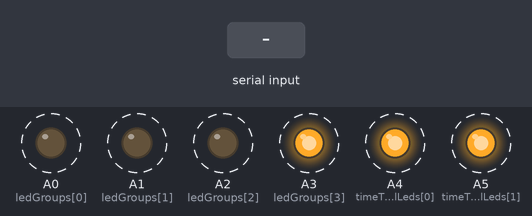
Bench run of a sketch on a simulated Arduino Uno, built with avr-gcc and run on an emulated ATmega328P. On the bench: output pins drawn as LEDs (lit = HIGH). Dashed ring = blinking. Inputs (shaded band) come from the test bench. Storage starts empty; what the sketch prints to the serial monitor is not drawn.

Above: at 7.1 s.
7.2 s: "o" received over Serial
At 7.9 s:
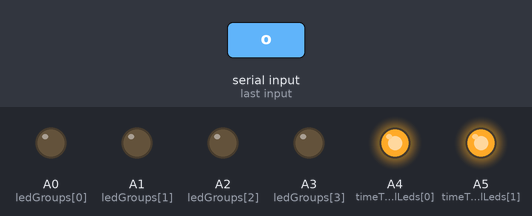
8.7 s: "o" received over Serial
At 8.78 s:
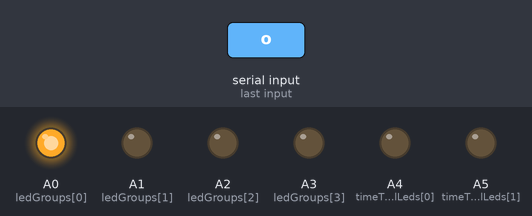
At 21.9 s:
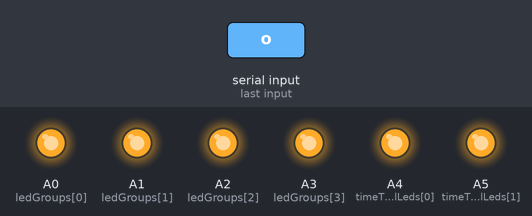
Timing chart, 0 to 32.6 s (numbered marks = the images above; inputs shaded):
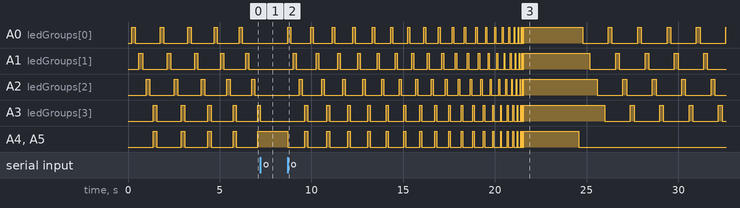

The sketch:

flux_capacitor.ino
```cpp
//#include <TMRpcm.h>
#include <SD.h>
#include <SPI.h>

/*
  Flux Capacitor
  Lights up LEDs in a sequence to look like the flux capacitor.

  Started October 16, 2015
  by Thaddeus Bort, Jr
 */

// sd card pinout
// CS 10
// MOSI 11
// MISO 12
// SCK 13
#define SD_CHIP_SELECT_PIN 10

//TMRpcm audio; // an object for playing sounds

#define DEFAULT_INTERVAL 200
long interval = DEFAULT_INTERVAL;
const byte ledGroups[4] = { A0, A1, A2, A3 };
const byte timeTravelLeds[2] = { A4, A5 };

bool ledEnabled = true;
unsigned long previousMillis = 0;        // will store last time LED was updated
byte currentLedGroup = 0;
bool currentState = false;

unsigned long previousTimeTravelMillis = 0;
byte timeTravelMode = 1;

void setup() {
  Serial.begin(9600);
  for(byte i=0; i<sizeof(ledGroups); i++) {
    pinMode(ledGroups[i], OUTPUT);
  }
  for(byte i=0; i<sizeof(timeTravelLeds); i++) {
    pinMode(timeTravelLeds[i], OUTPUT);
  }

  // initialize
//  audio.speakerPin = 9;

  // setup SD-card
  Serial.print("Initializing SD card...");
  if (!SD.begin(SD_CHIP_SELECT_PIN)) {
    Serial.println(" failed!");
  } else {
    Serial.println(" done.");

//    audio.volume(1);
//    audio.play("twinkle.wav");
    //char info[32];
    //audio.listInfo("song.wav",info,0);
    //Serial.print(info);Serial.println(":");
    Serial.println("playing...");
  }
}

void loop() {
  unsigned long currentMillis = millis();

  if(Serial.available() > 0 && Serial.read() == 'o') {
    ledEnabled = !ledEnabled;
    if(!ledEnabled)
      turnAllLedsOff();
  }

  if(!timeTravelMode && (currentMillis-previousTimeTravelMillis >= 300000)) {
    timeTravelMode = 1;
  }

  if(ledEnabled && (currentMillis - previousMillis >= interval)) {
    // save the last time you blinked the LED
    previousMillis = currentMillis;

    // cycle through leds, turning on and then off and then moving to next led
    digitalWrite(ledGroups[currentLedGroup], currentState ? LOW : HIGH);
    currentState = !currentState;
    if(!currentState && ++currentLedGroup >= sizeof(ledGroups))
      currentLedGroup = 0;

    if(timeTravelMode > 0) {
      if(timeTravelMode == 1) {
        if(currentLedGroup == 3 && currentState) {
          digitalWrite(timeTravelLeds[0], HIGH);
          digitalWrite(timeTravelLeds[1], HIGH);
        } else {
          digitalWrite(timeTravelLeds[0], LOW);
          digitalWrite(timeTravelLeds[1], LOW);
        }
        if(--interval <= 0) {
          //timeTravelMode = 2;
          digitalWrite(timeTravelLeds[0], HIGH);
          digitalWrite(timeTravelLeds[1], HIGH);
          turnAllLedsOn();
          delay(3000);
          interval = DEFAULT_INTERVAL;
          //previousTimeTravelMillis = currentMillis;
          digitalWrite(timeTravelLeds[0], LOW);
          digitalWrite(timeTravelLeds[1], LOW);
          previousTimeTravelMillis = currentMillis;
          timeTravelMode = 0;
        }
//      } else if(currentMillis - previousTimeTravelMillis >= 2000) {
//        digitalWrite(timeTravelLeds[0], LOW);
//        digitalWrite(timeTravelLeds[1], LOW);
//        previousTimeTravelMillis = currentMillis;
//        timeTravelMode = 0;
      }
    }
//  } else if(timeTravelMode == 1 && digitalRead(timeTravelLeds[0]) == HIGH) {
//    digitalWrite(timeTravelLeds[0], LOW);
//    digitalWrite(timeTravelLeds[1], HIGH);
  }
}

void turnAllLedsOff() {
  for(byte i=0; i<sizeof(ledGroups); i++) {
    digitalWrite(ledGroups[i], LOW);
  }
  currentLedGroup = 0;
  currentState = false;
  previousMillis = 0;
}

void turnAllLedsOn() {
  for(byte i=0; i<sizeof(ledGroups); i++) {
    digitalWrite(ledGroups[i], HIGH);
  }
  currentLedGroup = 0;
  currentState = false;
  previousMillis = 0;
}
```

Measured:
- after the input at 7.2 s, A0 (ledGroups[0]): stays LOW (without the input it goes to HIGH after 0.18 s); A1 (ledGroups[1]): stays LOW (without the input it goes to HIGH after 0.50 s)
- after the input at 8.7 s, A0 (ledGroups[0]): LOW → HIGH at once, → LOW 0.16 s later, → HIGH 1.1 s later, → LOW 0.15 s later, … (51 changes in this stretch); A1 (ledGroups[1]): LOW → HIGH after 0.32 s, → LOW 0.16 s later, → HIGH 1.1 s later, → LOW 0.15 s later, … (48 changes in this stretch)
- by itself, A0 (ledGroups[0]), A1 (ledGroups[1]), A2 (ledGroups[2]): alternates HIGH for 0.18 s and LOW for 1.3 s
- by itself, A3 (ledGroups[3]), A4 (timeTravelLeds[0]), A5 (timeTravelLeds[1]): alternates HIGH for 0.18 s and LOW for 1.2 s
